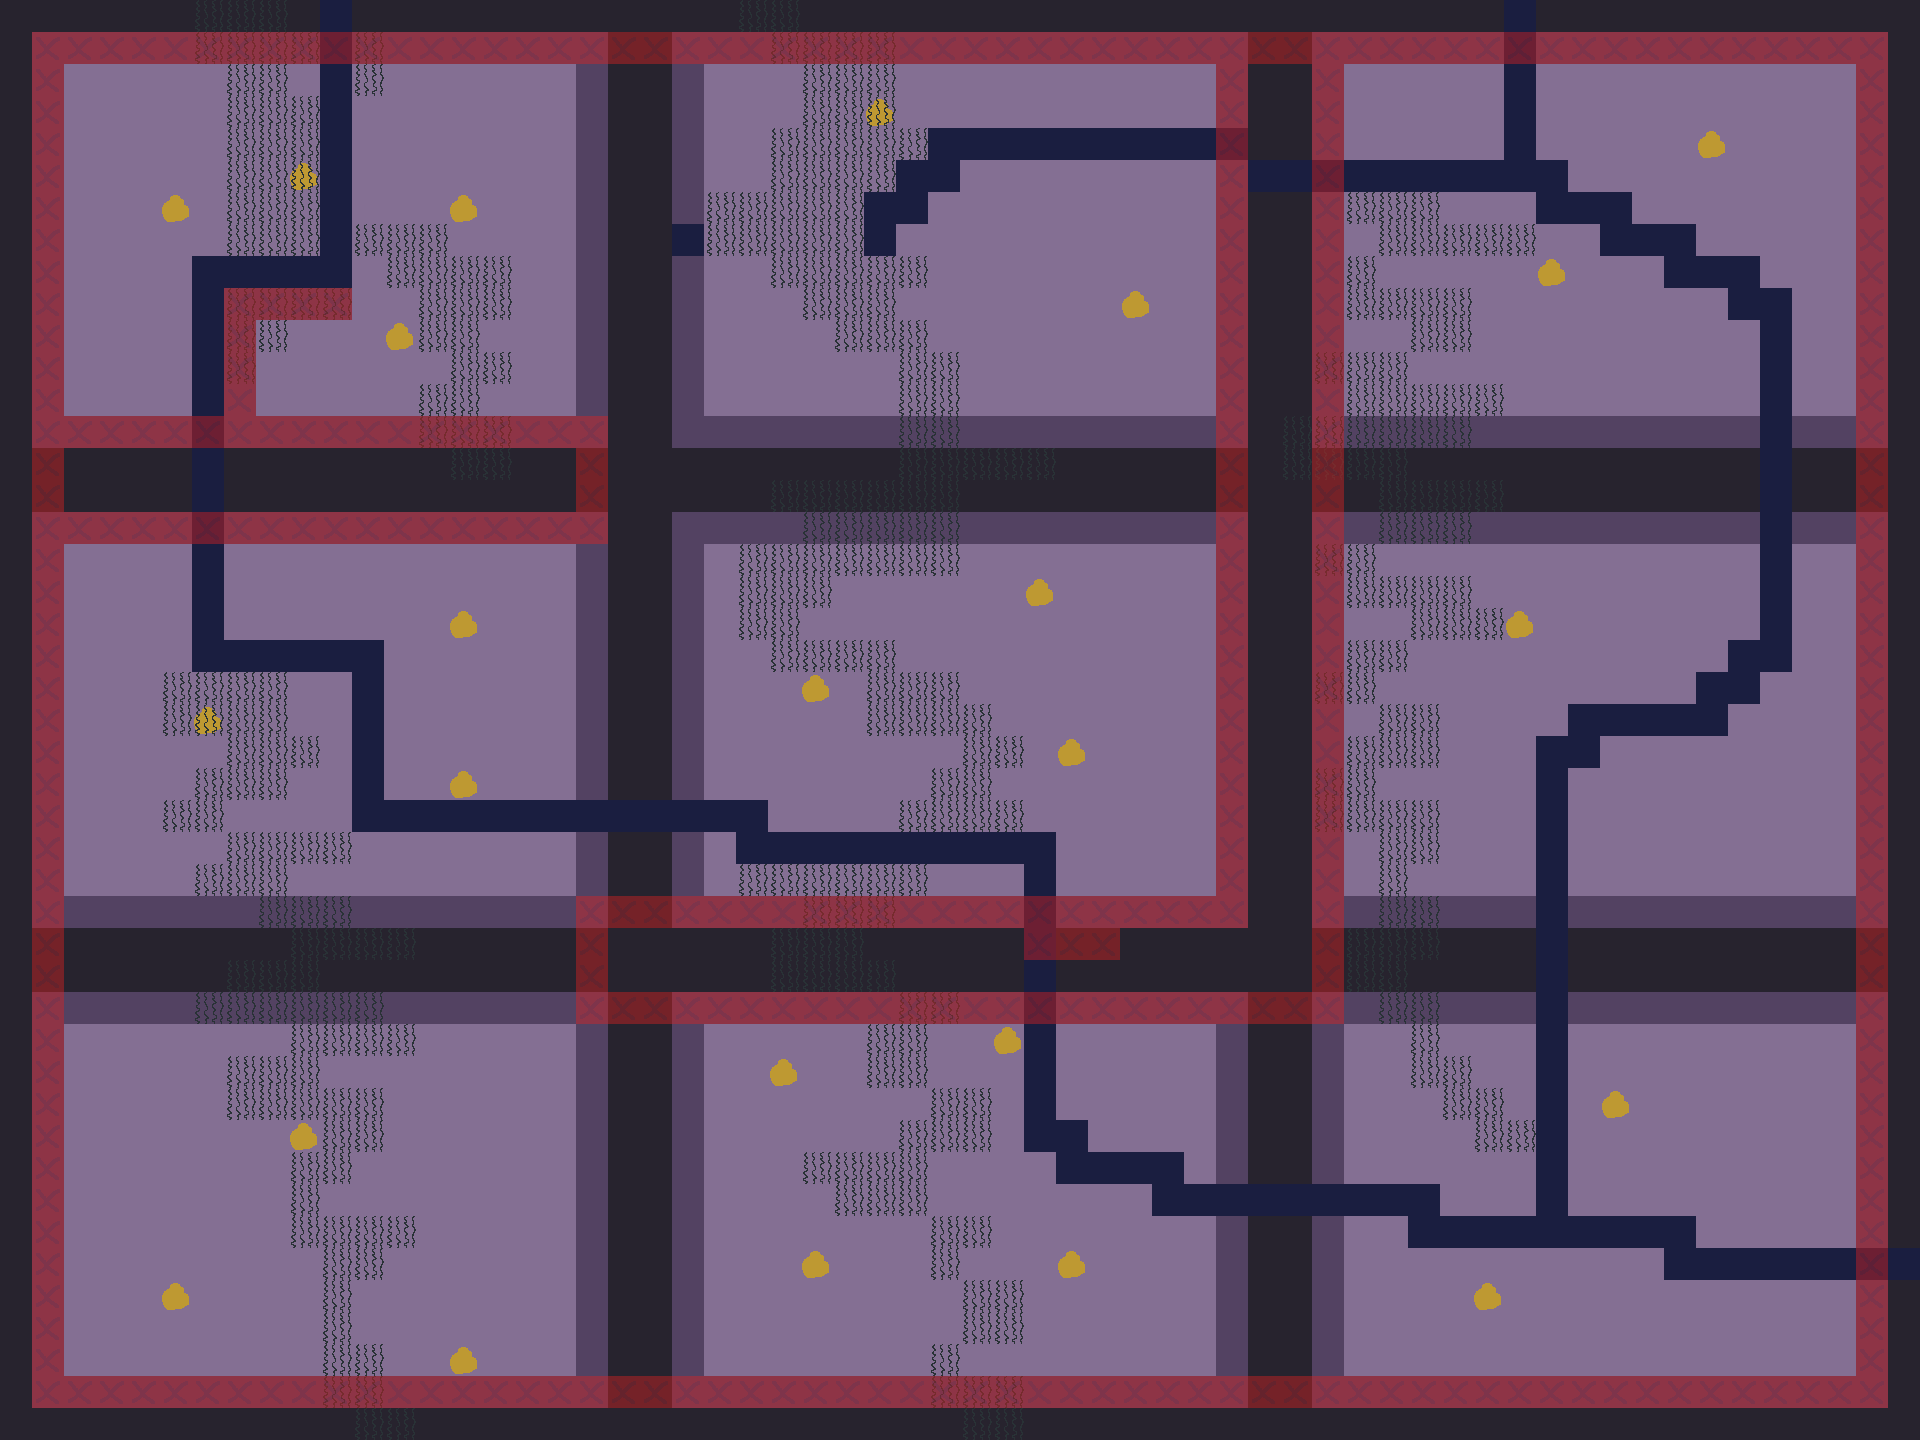

A 2D game scene composited from a Tiled map and its tileset images. What follows is a short description and the map's XML, with each tile layer's data collapsed to a summary:
An orthogonal 60x45 tile map with 32x32 px tiles, 4 tile layers (BG, MG, FG, XX).

<map version="1.0" tiledversion="1.1.5" orientation="orthogonal" renderorder="right-down" width="60" height="45" tilewidth="32" tileheight="32" infinite="0" nextobjectid="1">
 <tileset firstgid="1" name="testmaptiles" tilewidth="32" tileheight="32" tilecount="8" columns="8">
  <image source="testmaptiles.png" width="256" height="32" />
 </tileset>
 <layer name="BG" width="60" height="45">
  <data>[2700 cells, 2700 non-empty, 3 distinct tile ids]</data>
 </layer>
 <layer name="MG" width="60" height="45">
  <data>[2700 cells, 25 non-empty, 1 distinct tile ids]</data>
 </layer>
 <layer name="FG" width="60" height="45">
  <data>[2700 cells, 523 non-empty, 2 distinct tile ids]</data>
 </layer>
 <layer name="XX" width="60" height="45" opacity="0.43">
  <data>[2700 cells, 346 non-empty, 1 distinct tile ids]</data>
 </layer>
</map>